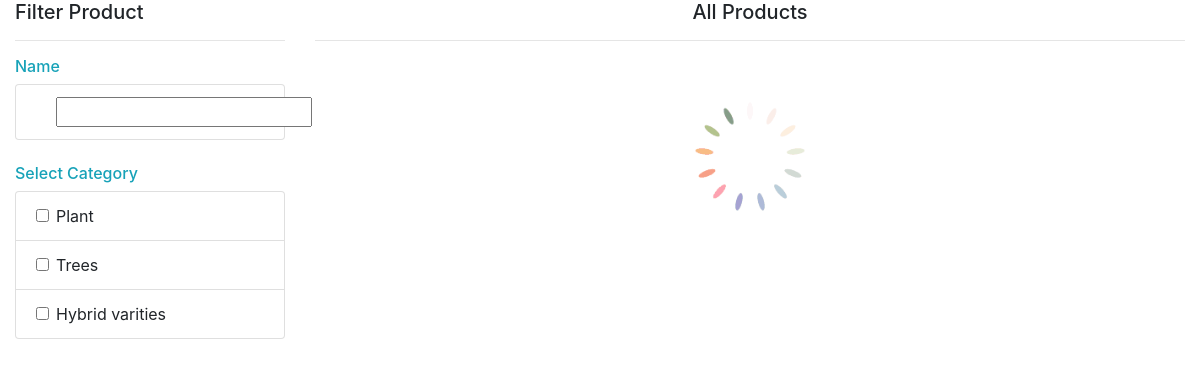
Page /PROJECT/user/SearchPlant.php on the committed database.
### tables this page shows
CREATE TABLE `tbl_category` (
  `category_id` int(11) NOT NULL,
  `category_name` varchar(30) NOT NULL
);

### PROJECT/user/SearchPlant.php (the view, shortened to what this page needs)
<?php
include("../Assets/connection/connection.php");
?>
<!DOCTYPE html PUBLIC "-//W3C//DTD XHTML 1.0 Transitional//EN" "http://www.w3.org/TR/xhtml1/DTD/xhtml1-transitional.dtd">
<html xmlns="http://www.w3.org/1999/xhtml">
<head>
<link rel="stylesheet" href="https://pro.fontawesome.com/releases/v5.10.0/css/all.css"/>
<link rel="stylesheet" href="../Assets/Template/Search/bootstrap.min.css">
</head>
<body onload="productCheck()">
        <div class="container-fluid">
            <div class="row">
                <div class="col-lg-3">
                    <h5>Filter Product</h5>
                    <hr>
                    <h6 class="text-info"> Name</h6>
                    <ul class="list-group">
                        <li class="list-group-item">
                            <div class="form-check">
                                <label class="form-check-label">
                                    <input type="text" onkeyup="productCheck()" class="product_check" id="txt_name">
                                </label>
                            </div>
                        </li>
                    </ul>
                    <br />
                    <h6 class="text-info"> Select Category</h6>
                    <ul class="list-group">
                        <?php
						 $selCat = "SELECT * from tbl_category";
                            $result = $con->query($selCat);
                            while ($row=$result->fetch_assoc()) {
                        ?>
                        <li class="list-group-item">
                            <div class="form-check">
                                <label class="form-check-label">
                                    <input type="checkbox" onclick="changeSub(),productCheck()" class="form-check-input product_check" value="<?php echo $row["category_id"]; ?>" id="category"><?php echo $row["category_name"]; ?>
                                </label>
                            </div>
                        </li>
                        <?php
                            }
                        ?>
                    </ul>
                    <br />
                </div>
                <div class="col-lg-9">
                    <h5 class="text-center" id="textChange">All Products</h5>
                    <hr>
                    <div class="text-center">
                        <img src="../Assets/Assets/Template/Search/loader.gif" id='loder' width="200" style="display: none"/>
                    </div>
                </div>
            </div>
                        </div>
    </body>
</html>

### rows in the picture
tbl_category: category_name "Plant"
tbl_category: category_name "Trees"
tbl_category: category_name "Hybrid varities"
